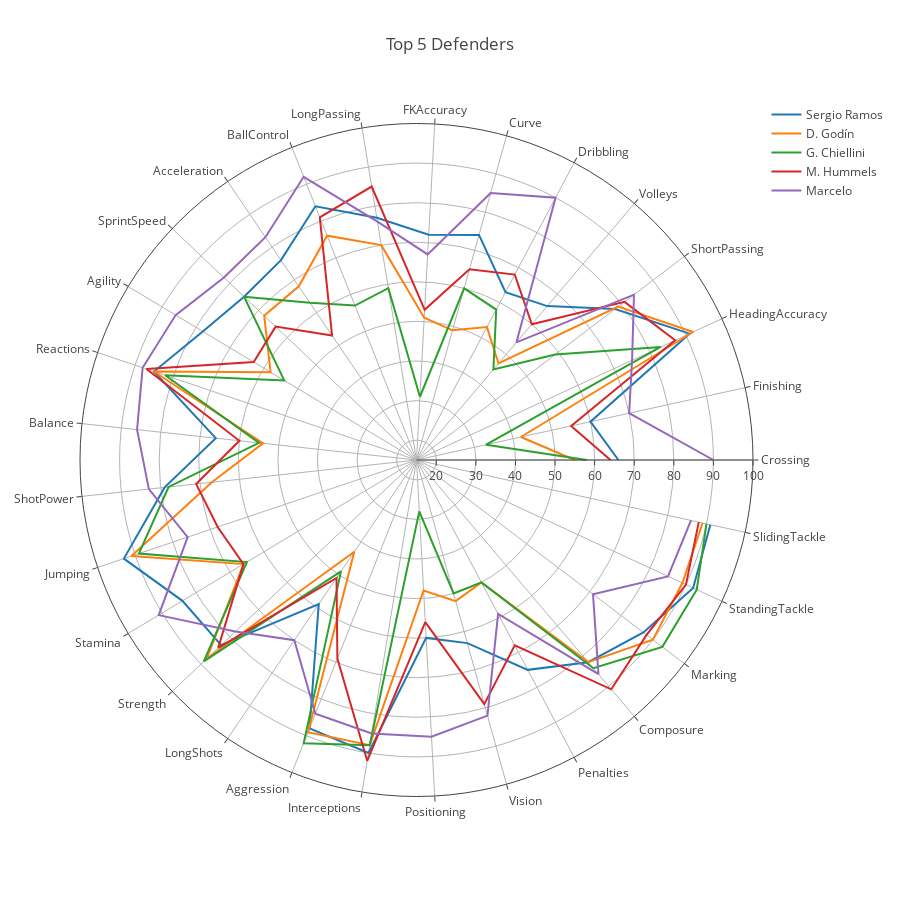

Source (notebook cell):
### Code cell
# radar plot of the top 5 defenders and their attributes

top_def = df[df['General_position'] == 'Defender'].sort_values(by = 'Overall', ascending = False).head(5)

top_def.reset_index(inplace=True)
plt_data = [] 
for i in range(top_def.shape[0]):
    trace = go.Scatterpolar(
        r = top_def.loc[i,plt_cols],
        theta = plt_cols,
        #mode = 'lines',
        name = top_def.loc[i,'Name'],
    )
    plt_data.append(trace)
    
layout = go.Layout(
  polar = dict(
    radialaxis = dict(
      visible = True,
      range = [15, 100],
    )
  ),
    height = 900,
    width = 900,
    title = "Top 5 Defenders",
    showlegend = True
)

fig = go.Figure(data=plt_data, layout=layout)
iplot(fig)

### Figure 1 — Plotly figure (JSON) as saved in the notebook; plotly's stock layout.template omitted (floating-point values rounded to 4 significant figures)
{"data": [{"name": "Sergio Ramos", "r": [66, 60, 91, 78, 66, 63, 74, 72, 77, 84, 76, 75, 78, 85, 66, 79, 93, 84, 83, 59, 88, 90, 60, 63, 75, 82, 87, 92, 91], "theta": ["Crossing", "Finishing", "HeadingAccuracy", "ShortPassing", "Volleys", "Dribbling", "Curve", "FKAccuracy", "LongPassing", "BallControl", "Acceleration", "SprintSpeed", "Agility", "Reactions", "Balance", "ShotPower", "Jumping", "Stamina", "Strength", "LongShots", "Aggression", "Interceptions", "Positioning", "Vision", "Penalties", "Composure", "Marking", "StandingTackle", "SlidingTackle"], "type": "scatterpolar", "uid": "af1aa5f6-830c-4b2c-8098-2e0100f14c46"}, {"name": "D. Godín", "r": [55, 42, 92, 79, 47, 53, 49, 51, 70, 76, 68, 68, 58, 85, 54, 67, 91, 66, 88, 43, 89, 88, 48, 52, 50, 82, 90, 89, 89], "theta": ["Crossing", "Finishing", "HeadingAccuracy", "ShortPassing", "Volleys", "Dribbling", "Curve", "FKAccuracy", "LongPassing", "BallControl", "Acceleration", "SprintSpeed", "Agility", "Reactions", "Balance", "ShotPower", "Jumping", "Stamina", "Strength", "LongShots", "Aggression", "Interceptions", "Positioning", "Vision", "Penalties", "Composure", "Marking", "StandingTackle", "SlidingTackle"], "type": "scatterpolar", "uid": "05435bd0-5d4b-4345-a48f-997ee17cb840"}, {"name": "G. Chiellini", "r": [58, 33, 83, 59, 45, 58, 60, 31, 59, 57, 63, 75, 54, 82, 55, 78, 89, 65, 89, 49, 92, 88, 28, 50, 50, 84, 93, 93, 90], "theta": ["Crossing", "Finishing", "HeadingAccuracy", "ShortPassing", "Volleys", "Dribbling", "Curve", "FKAccuracy", "LongPassing", "BallControl", "Acceleration", "SprintSpeed", "Agility", "Reactions", "Balance", "ShotPower", "Jumping", "Stamina", "Strength", "LongShots", "Aggression", "Interceptions", "Positioning", "Vision", "Penalties", "Composure", "Marking", "StandingTackle", "SlidingTackle"], "type": "scatterpolar", "uid": "d702f78d-9d72-480f-96c1-3908a6675c20"}, {"name": "M. Hummels", "r": [64, 55, 87, 81, 60, 68, 65, 53, 85, 81, 53, 64, 63, 87, 60, 71, 68, 66, 84, 51, 69, 92, 56, 79, 68, 91, 88, 90, 88], "theta": ["Crossing", "Finishing", "HeadingAccuracy", "ShortPassing", "Volleys", "Dribbling", "Curve", "FKAccuracy", "LongPassing", "BallControl", "Acceleration", "SprintSpeed", "Agility", "Reactions", "Balance", "ShotPower", "Jumping", "Stamina", "Strength", "LongShots", "Aggression", "Interceptions", "Positioning", "Vision", "Penalties", "Composure", "Marking", "StandingTackle", "SlidingTackle"], "type": "scatterpolar", "uid": "19287e07-d002-4bdf-86cc-2c452dc87083"}, {"name": "Marcelo", "r": [90, 70, 75, 84, 54, 90, 85, 67, 76, 92, 83, 82, 86, 88, 86, 83, 76, 91, 78, 70, 84, 85, 85, 82, 59, 86, 71, 85, 86], "theta": ["Crossing", "Finishing", "HeadingAccuracy", "ShortPassing", "Volleys", "Dribbling", "Curve", "FKAccuracy", "LongPassing", "BallControl", "Acceleration", "SprintSpeed", "Agility", "Reactions", "Balance", "ShotPower", "Jumping", "Stamina", "Strength", "LongShots", "Aggression", "Interceptions", "Positioning", "Vision", "Penalties", "Composure", "Marking", "StandingTackle", "SlidingTackle"], "type": "scatterpolar", "uid": "3f6025ec-a451-4cb7-bddb-050b56bc919b"}], "layout": {"height": 900, "polar": {"radialaxis": {"range": [15, 100], "visible": true}}, "showlegend": true, "title": {"text": "Top 5 Defenders"}, "width": 900}}
